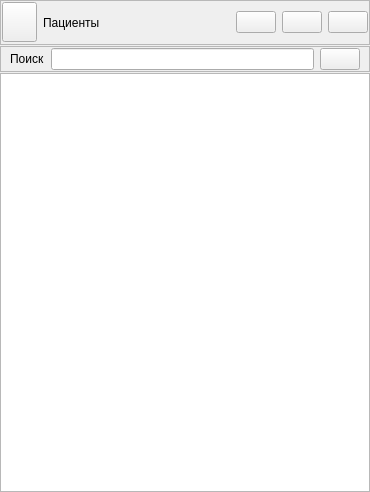
<?xml version="1.0" encoding="UTF-8"?>
<ui version="4.0">
 <class>PatientsWidget</class>
 <widget class="QWidget" name="PatientsWidget">
  <property name="geometry">
   <rect>
    <x>0</x>
    <y>0</y>
    <width>370</width>
    <height>492</height>
   </rect>
  </property>
  <property name="windowTitle">
   <string>Form</string>
  </property>
  <layout class="QVBoxLayout" name="verticalLayout">
   <property name="spacing">
    <number>1</number>
   </property>
   <property name="leftMargin">
    <number>0</number>
   </property>
   <property name="topMargin">
    <number>0</number>
   </property>
   <property name="rightMargin">
    <number>0</number>
   </property>
   <property name="bottomMargin">
    <number>0</number>
   </property>
   <item>
    <widget class="QFrame" name="frTitle">
     <property name="sizePolicy">
      <sizepolicy hsizetype="Preferred" vsizetype="Fixed">
       <horstretch>0</horstretch>
       <verstretch>0</verstretch>
      </sizepolicy>
     </property>
     <property name="minimumSize">
      <size>
       <width>0</width>
       <height>45</height>
      </size>
     </property>
     <property name="maximumSize">
      <size>
       <width>16777215</width>
       <height>45</height>
      </size>
     </property>
     <property name="frameShape">
      <enum>QFrame::StyledPanel</enum>
     </property>
     <property name="frameShadow">
      <enum>QFrame::Raised</enum>
     </property>
     <layout class="QHBoxLayout" name="horizontalLayout">
      <property name="leftMargin">
       <number>1</number>
      </property>
      <property name="topMargin">
       <number>0</number>
      </property>
      <property name="rightMargin">
       <number>1</number>
      </property>
      <property name="bottomMargin">
       <number>0</number>
      </property>
      <item>
       <widget class="QPushButton" name="btnViewModePersonalProgram">
        <property name="sizePolicy">
         <sizepolicy hsizetype="Fixed" vsizetype="Fixed">
          <horstretch>0</horstretch>
          <verstretch>0</verstretch>
         </sizepolicy>
        </property>
        <property name="minimumSize">
         <size>
          <width>0</width>
          <height>40</height>
         </size>
        </property>
        <property name="maximumSize">
         <size>
          <width>35</width>
          <height>16777215</height>
         </size>
        </property>
        <property name="toolTip">
         <string>Режим индивидуальных программ</string>
        </property>
        <property name="text">
         <string/>
        </property>
        <property name="icon">
         <iconset resource="../../kernel.qrc">
          <normaloff>:/images/PersonalProgramMode.png</normaloff>:/images/PersonalProgramMode.png</iconset>
        </property>
        <property name="iconSize">
         <size>
          <width>35</width>
          <height>35</height>
         </size>
        </property>
       </widget>
      </item>
      <item>
       <widget class="QLabel" name="lblTitle">
        <property name="text">
         <string>Пациенты</string>
        </property>
       </widget>
      </item>
      <item>
       <widget class="QPushButton" name="btnAdd">
        <property name="sizePolicy">
         <sizepolicy hsizetype="Fixed" vsizetype="Fixed">
          <horstretch>0</horstretch>
          <verstretch>0</verstretch>
         </sizepolicy>
        </property>
        <property name="toolTip">
         <string>Добавить запись о пациенте...</string>
        </property>
        <property name="text">
         <string/>
        </property>
        <property name="icon">
         <iconset resource="../../kernel.qrc">
          <normaloff>:/images/PatientAdd.png</normaloff>:/images/PatientAdd.png</iconset>
        </property>
        <property name="iconSize">
         <size>
          <width>32</width>
          <height>32</height>
         </size>
        </property>
       </widget>
      </item>
      <item>
       <widget class="QPushButton" name="btnCard">
        <property name="sizePolicy">
         <sizepolicy hsizetype="Fixed" vsizetype="Fixed">
          <horstretch>0</horstretch>
          <verstretch>0</verstretch>
         </sizepolicy>
        </property>
        <property name="toolTip">
         <string>Карточка пациента...</string>
        </property>
        <property name="text">
         <string/>
        </property>
        <property name="icon">
         <iconset resource="../../kernel.qrc">
          <normaloff>:/images/PatientsCard.png</normaloff>:/images/PatientsCard.png</iconset>
        </property>
        <property name="iconSize">
         <size>
          <width>32</width>
          <height>32</height>
         </size>
        </property>
       </widget>
      </item>
      <item>
       <widget class="QPushButton" name="btnDelete">
        <property name="sizePolicy">
         <sizepolicy hsizetype="Fixed" vsizetype="Fixed">
          <horstretch>0</horstretch>
          <verstretch>0</verstretch>
         </sizepolicy>
        </property>
        <property name="toolTip">
         <string>Удалить запись о пациенте...</string>
        </property>
        <property name="text">
         <string/>
        </property>
        <property name="icon">
         <iconset resource="../../kernel.qrc">
          <normaloff>:/images/PatientsDel.png</normaloff>:/images/PatientsDel.png</iconset>
        </property>
        <property name="iconSize">
         <size>
          <width>32</width>
          <height>32</height>
         </size>
        </property>
       </widget>
      </item>
     </layout>
    </widget>
   </item>
   <item>
    <widget class="QFrame" name="frSearch">
     <property name="frameShape">
      <enum>QFrame::StyledPanel</enum>
     </property>
     <property name="frameShadow">
      <enum>QFrame::Raised</enum>
     </property>
     <layout class="QHBoxLayout" name="horizontalLayout_2">
      <property name="leftMargin">
       <number>9</number>
      </property>
      <property name="topMargin">
       <number>1</number>
      </property>
      <property name="rightMargin">
       <number>9</number>
      </property>
      <property name="bottomMargin">
       <number>1</number>
      </property>
      <item>
       <widget class="QLabel" name="lblSearch">
        <property name="text">
         <string>Поиск</string>
        </property>
       </widget>
      </item>
      <item>
       <widget class="QLineEdit" name="edSearch"/>
      </item>
      <item>
       <widget class="QPushButton" name="btnUnselect">
        <property name="minimumSize">
         <size>
          <width>20</width>
          <height>20</height>
         </size>
        </property>
        <property name="maximumSize">
         <size>
          <width>16777215</width>
          <height>16777215</height>
         </size>
        </property>
        <property name="toolTip">
         <string>Снять выделение</string>
        </property>
        <property name="text">
         <string/>
        </property>
        <property name="icon">
         <iconset resource="../../kernel.qrc">
          <normaloff>:/images/Unselect1.png</normaloff>:/images/Unselect1.png</iconset>
        </property>
       </widget>
      </item>
     </layout>
    </widget>
   </item>
   <item>
    <widget class="QTreeView" name="tvPatients">
     <property name="font">
      <font>
       <pointsize>11</pointsize>
      </font>
     </property>
     <property name="sortingEnabled">
      <bool>true</bool>
     </property>
    </widget>
   </item>
  </layout>
 </widget>
 <resources>
  <include location="../../kernel.qrc"/>
 </resources>
 <connections>
  <connection>
   <sender>btnAdd</sender>
   <signal>clicked()</signal>
   <receiver>PatientsWidget</receiver>
   <slot>addPatient()</slot>
   <hints>
    <hint type="sourcelabel">
     <x>249</x>
     <y>21</y>
    </hint>
    <hint type="destinationlabel">
     <x>372</x>
     <y>81</y>
    </hint>
   </hints>
  </connection>
  <connection>
   <sender>btnCard</sender>
   <signal>clicked()</signal>
   <receiver>PatientsWidget</receiver>
   <slot>editPatient()</slot>
   <hints>
    <hint type="sourcelabel">
     <x>302</x>
     <y>28</y>
    </hint>
    <hint type="destinationlabel">
     <x>369</x>
     <y>109</y>
    </hint>
   </hints>
  </connection>
  <connection>
   <sender>btnDelete</sender>
   <signal>clicked()</signal>
   <receiver>PatientsWidget</receiver>
   <slot>removePatient()</slot>
   <hints>
    <hint type="sourcelabel">
     <x>344</x>
     <y>39</y>
    </hint>
    <hint type="destinationlabel">
     <x>370</x>
     <y>150</y>
    </hint>
   </hints>
  </connection>
  <connection>
   <sender>tvPatients</sender>
   <signal>clicked(QModelIndex)</signal>
   <receiver>PatientsWidget</receiver>
   <slot>selectPatient(QModelIndex)</slot>
   <hints>
    <hint type="sourcelabel">
     <x>286</x>
     <y>174</y>
    </hint>
    <hint type="destinationlabel">
     <x>369</x>
     <y>206</y>
    </hint>
   </hints>
  </connection>
  <connection>
   <sender>btnUnselect</sender>
   <signal>clicked()</signal>
   <receiver>PatientsWidget</receiver>
   <slot>unselect()</slot>
   <hints>
    <hint type="sourcelabel">
     <x>358</x>
     <y>75</y>
    </hint>
    <hint type="destinationlabel">
     <x>369</x>
     <y>278</y>
    </hint>
   </hints>
  </connection>
  <connection>
   <sender>edSearch</sender>
   <signal>textChanged(QString)</signal>
   <receiver>PatientsWidget</receiver>
   <slot>on_editSearchString(QString)</slot>
   <hints>
    <hint type="sourcelabel">
     <x>122</x>
     <y>61</y>
    </hint>
    <hint type="destinationlabel">
     <x>370</x>
     <y>55</y>
    </hint>
   </hints>
  </connection>
  <connection>
   <sender>btnViewModePersonalProgram</sender>
   <signal>clicked()</signal>
   <receiver>PatientsWidget</receiver>
   <slot>on_viewModePP()</slot>
   <hints>
    <hint type="sourcelabel">
     <x>14</x>
     <y>20</y>
    </hint>
    <hint type="destinationlabel">
     <x>376</x>
     <y>18</y>
    </hint>
   </hints>
  </connection>
 </connections>
 <slots>
  <slot>addPatient()</slot>
  <slot>editPatient()</slot>
  <slot>removePatient()</slot>
  <slot>selectPatient(QModelIndex)</slot>
  <slot>unselect()</slot>
  <slot>on_editSearchString(QString)</slot>
  <slot>on_viewModePP()</slot>
 </slots>
</ui>
